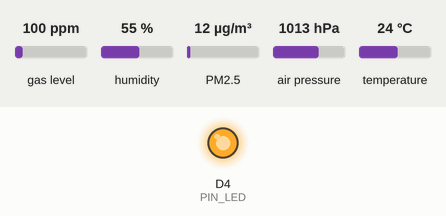
Recording of a sketch running on a simulated ESP8266 (Wemos D1 mini). Shown: output pins drawn as LEDs (lit = HIGH). The inputs (shaded band) are chosen by the test bench; at power-on: gas level 100 ppm, humidity 55 %, PM2.5 12 µg/m³, air pressure 1013 hPa, temperature 24 °C. WiFi joins after 1.5 s; servers stay silent unless stated; uploads are accepted with an empty reply; what the sketch prints to the serial monitor is not drawn.

Above: at 0.3 s.
At 31.8 s:
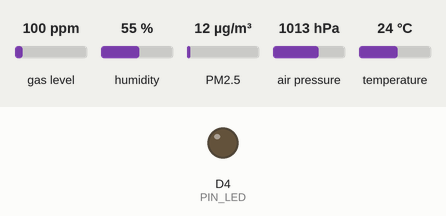
Timing chart, 0 to 42.6 s (numbered marks = the images above):
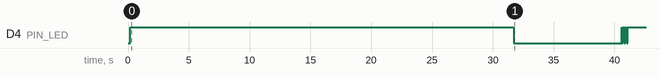

The sketch:

AirQualityWeMosSensors.ino
```cpp
// AirQualityWeMosSensors
// WeMos D1 Mini — PMS5003 + BME680 sensor node
//
// Required libraries (install via Arduino Library Manager):
//   - WiFiManager          by tzapu            >= 2.0
//   - Adafruit BME680      by Adafruit          >= 2.0
//   - Adafruit BusIO       by Adafruit          (dependency)
//   - ArduinoJson          by Benoit Blanchon   >= 7.0
//   - PMS                  by Mariusz Kacki     >= 1.1
//
// Board: LOLIN(WEMOS) D1 R2 & mini  (esp8266 by ESP8266 Community package)

#include <Arduino.h>
#include <ESP8266WiFi.h>
#include <ESP8266HTTPClient.h>
#include <WiFiManager.h>
#include <ArduinoJson.h>

#include "config.h"
#include "LedController.h"
#include "SensorManager.h"

SensorManager sensors;

// ── WiFi reconnection helper ──────────────────────────────────────────────────
static bool ensureWifi() {
    if (WiFi.status() == WL_CONNECTED) return true;

    Serial.println(F("[WiFi] Connection lost — attempting reconnect..."));
    WiFi.reconnect();

    unsigned long start = millis();
    while (WiFi.status() != WL_CONNECTED) {
        if (millis() - start > 15000UL) {
            Serial.println(F("[WiFi] Reconnect timed out."));
            return false;
        }
        delay(500);
        Serial.print(F("."));
    }
    Serial.printf("\n[WiFi] Reconnected — IP: %s\n",
                  WiFi.localIP().toString().c_str());
    return true;
}

// ── HTTP POST ─────────────────────────────────────────────────────────────────
static void postReadings(const PmsData& pms, const BmeData& bme) {
    if (!pms.valid && !bme.valid) {
        Serial.println(F("[HTTP] Both reads invalid — skipping POST."));
        return;
    }

    if (!ensureWifi()) return;

    JsonDocument doc;
    if (pms.valid) {
        doc["pm1_0"] = pms.pm1_0;
        doc["pm2_5"] = pms.pm2_5;
        doc["pm10"]  = pms.pm10;
    }
    if (bme.valid) {
        doc["temperature"] = bme.temperature;
        doc["humidity"]    = bme.humidity;
        doc["pressure"]    = bme.pressure;
        doc["altitude"]    = bme.altitude;
    }

    String payload;
    serializeJson(doc, payload);

    String url = String(F("http://")) + RECEIVER_HOST + F(":") +
                 RECEIVER_PORT + RECEIVER_PATH;

    Serial.println(String(F("[HTTP] POST ")) + url);
    Serial.println(String(F("[HTTP] ")) + payload);

    ledWifiTx();

    WiFiClient client;
    HTTPClient  http;
    http.begin(client, url);
    http.setTimeout(HTTP_TIMEOUT_MS);
    http.addHeader(F("Content-Type"), F("application/json"));

    int code = http.POST(payload);
    http.end();

    if (code == HTTP_CODE_CREATED || code == HTTP_CODE_OK) {
        Serial.printf("[HTTP] Success (%d)\n", code);
    } else {
        Serial.printf("[HTTP] Failed — status %d\n", code);
    }
}

// ─────────────────────────────────────────────────────────────────────────────

void setup() {
    Serial.begin(115200);
    delay(200);
    Serial.println(F("\n[Boot] AirQualityWeMos starting..."));

    ledBegin();

    // WiFiManager: on first boot creates "AirQualityWeMos" AP.
    // Connect phone to that network — captive portal opens automatically.
    // Credentials are saved to flash; subsequent boots connect directly.
    WiFiManager wm;
    wm.setConfigPortalTimeout(180); // reboot after 3 min if unconfigured
    if (!wm.autoConnect("AirQualityWeMos")) {
        Serial.println(F("[WiFi] Portal timed out — rebooting."));
        delay(1000);
        ESP.restart();
    }
    Serial.printf("[WiFi] Connected — IP: %s\n",
                  WiFi.localIP().toString().c_str());

    // PMS5003 needs ~30 s to stabilise after power-on
    Serial.printf("[Setup] PMS5003 warm-up: %d s...\n", PMS_WARMUP_MS / 1000);
    delay(PMS_WARMUP_MS);

    if (!sensors.begin()) {
        Serial.println(F("[Setup] WARNING: no sensors initialised — check wiring."));
        ledSensorError();
    }

    Serial.println(F("[Setup] Ready."));
}

void loop() {
    Serial.println(F("\n[Loop] Reading sensors..."));
    ledReadingStart();

    PmsData pmsData = sensors.readPms();
    BmeData bmeData = sensors.readBme();

    ledOff();

    if (!pmsData.valid && !bmeData.valid) {
        Serial.println(F("[Loop] Both sensor reads failed."));
        ledSensorError();
    } else if (!pmsData.valid || !bmeData.valid) {
        // One sensor failed — blink error but still transmit the good data
        ledSensorError();
    }

    postReadings(pmsData, bmeData);

    Serial.printf("[Loop] Next reading in %lu s.\n", READING_INTERVAL_MS / 1000);
    delay(READING_INTERVAL_MS);
}
```

LedController.h
```cpp
#pragma once
#include <Arduino.h>
#include "config.h"

// Onboard LED on D4 / GPIO2 is active-LOW.
// All functions below handle the inversion so call sites use intuitive names.

inline void ledBegin() {
    pinMode(PIN_LED, OUTPUT);
    digitalWrite(PIN_LED, HIGH); // off at startup
}

// Solid on — sensors are being read
inline void ledReadingStart() {
    digitalWrite(PIN_LED, LOW);
}

// Off — standby between readings
inline void ledOff() {
    digitalWrite(PIN_LED, HIGH);
}

// 3 rapid blinks — WiFi POST in progress
inline void ledWifiTx() {
    for (int i = 0; i < 3; i++) {
        digitalWrite(PIN_LED, LOW);
        delay(100);
        digitalWrite(PIN_LED, HIGH);
        delay(100);
    }
}

// 5 slow blinks — sensor init or read error
inline void ledSensorError() {
    for (int i = 0; i < 5; i++) {
        digitalWrite(PIN_LED, LOW);
        delay(500);
        digitalWrite(PIN_LED, HIGH);
        delay(500);
    }
}
```

SensorManager.cpp
```cpp
#include "SensorManager.h"
#include "config.h"

#include <SoftwareSerial.h>
#include <Wire.h>
#include <Adafruit_BME680.h>
#include <PMS.h>

// File-scope sensor instances
static SoftwareSerial pmsSerial(PIN_PMS_RX, PIN_PMS_TX);
static PMS           pms(pmsSerial);
static PMS::DATA     pmsRaw;
static Adafruit_BME680 bme;

// ─────────────────────────────────────────────────────────────────────────────

bool SensorManager::begin() {
    // ── PMS5003 ──────────────────────────────────────────────────────────────
    pmsSerial.begin(PMS_BAUD);
    pms.passiveMode();      // request readings on demand
    _pmsOk = true;          // confirmed on first successful read
    Serial.println(F("[PMS5003] Serial started (passive mode)."));

    // ── BME680 ───────────────────────────────────────────────────────────────
    Wire.begin(PIN_SDA, PIN_SCL);
    if (!bme.begin(BME680_I2C_ADDR, &Wire)) {
        Serial.println(F("[BME680] Init failed — check wiring and I2C address."));
        _bmeOk = false;
    } else {
        // Settings from AirQualityPiSensors/Sensors.py equivalent
        bme.setTemperatureOversampling(BME680_OS_8X);
        bme.setHumidityOversampling(BME680_OS_2X);
        bme.setPressureOversampling(BME680_OS_4X);
        bme.setIIRFilterSize(BME680_FILTER_SIZE_3);
        bme.setGasHeater(0, 0);               // disable gas — not in schema
        Serial.println(F("[BME680] Initialized."));
        _bmeOk = true;
    }

    return _pmsOk || _bmeOk;
}

// ─────────────────────────────────────────────────────────────────────────────
// Mirrors readPms() in AirQualityPiSensors/Sensors.py:
//   2 attempts; on first timeout, wake + re-enable passive mode then retry.
// ─────────────────────────────────────────────────────────────────────────────
PmsData SensorManager::readPms() {
    PmsData result = {0.0f, 0.0f, 0.0f, false};

    for (int attempt = 0; attempt < PMS_READ_RETRIES; attempt++) {
        pms.requestRead();
        if (pms.readUntil(pmsRaw, PMS_READ_TIMEOUT)) {
            result.pm1_0  = pmsRaw.PM_AE_UG_1_0;
            result.pm2_5  = pmsRaw.PM_AE_UG_2_5;
            result.pm10   = pmsRaw.PM_AE_UG_10_0;
            result.valid  = true;
            _pmsOk        = true;
            Serial.printf("[PMS5003] PM1.0=%.1f  PM2.5=%.1f  PM10=%.1f µg/m³\n",
                          result.pm1_0, result.pm2_5, result.pm10);
            return result;
        }

        Serial.printf("[PMS5003] Read timeout (attempt %d/%d)\n",
                      attempt + 1, PMS_READ_RETRIES);

        // Recovery: mirror Pi's pms5003.setup() reset — wake then re-enter passive
        if (attempt < PMS_READ_RETRIES - 1) {
            pms.wakeUp();
            delay(3000);
            pms.passiveMode();
        }
    }

    _pmsOk = false;
    Serial.println(F("[PMS5003] Read failed after retries."));
    return result;
}

// ─────────────────────────────────────────────────────────────────────────────
// Mirrors readBme() in AirQualityPiSensors/Sensors.py:
//   BME_NUM_READINGS samples, BME_DELAY_MS between each, then average.
// ─────────────────────────────────────────────────────────────────────────────
BmeData SensorManager::readBme() {
    BmeData result = {0.0f, 0.0f, 0.0f, 0.0f, false};

    if (!_bmeOk) {
        return result;
    }

    float tempSum = 0.0f, humSum = 0.0f, presSum = 0.0f, altSum = 0.0f;

    for (int i = 0; i < BME_NUM_READINGS; i++) {
        if (!bme.performReading()) {
            Serial.printf("[BME680] Reading %d/%d failed.\n", i + 1, BME_NUM_READINGS);
            _bmeOk = false;
            return result;
        }
        tempSum += bme.temperature;
        humSum  += bme.humidity;
        presSum += bme.pressure / 100.0f;          // Pa → hPa
        altSum  += bme.readAltitude(SEA_LEVEL_HPA);

        if (i < BME_NUM_READINGS - 1) {
            delay(BME_DELAY_MS);
        }
    }

    result.temperature = tempSum / BME_NUM_READINGS;
    result.humidity    = humSum  / BME_NUM_READINGS;
    result.pressure    = presSum / BME_NUM_READINGS;
    result.altitude    = altSum  / BME_NUM_READINGS;
    result.valid       = true;

    Serial.printf("[BME680] Temp=%.1f°C  Humidity=%.1f%%  Pressure=%.2fhPa  Altitude=%.1fm\n",
                  result.temperature, result.humidity,
                  result.pressure,    result.altitude);
    return result;
}
```

SensorManager.h
```cpp
#pragma once
#include <Arduino.h>

struct PmsData {
    float pm1_0;
    float pm2_5;
    float pm10;
    bool  valid;
};

struct BmeData {
    float temperature;
    float humidity;
    float pressure;   // hPa
    float altitude;   // metres
    bool  valid;
};

class SensorManager {
public:
    // Initialise both sensors. Returns true if at least one is ready.
    bool begin();

    // Read PMS5003 — up to PMS_READ_RETRIES attempts.
    // Mirrors readPms() in AirQualityPiSensors/Sensors.py.
    PmsData readPms();

    // Read BME680 — averages BME_NUM_READINGS samples.
    // Mirrors readBme() in AirQualityPiSensors/Sensors.py.
    BmeData readBme();

    bool pmsOk() const { return _pmsOk; }
    bool bmeOk() const { return _bmeOk; }

private:
    bool _pmsOk = false;
    bool _bmeOk = false;
};
```

config.h
```cpp
#pragma once

// ── Sensor pins ───────────────────────────────────────────────────────────────
// PMS5003: SoftwareSerial
#define PIN_PMS_RX  D5  // GPIO14 — WeMos RX ← PMS5003 TX
#define PIN_PMS_TX  D6  // GPIO12 — WeMos TX → PMS5003 RX

// BME680: I2C (default ESP8266 pins)
#define PIN_SDA     D2  // GPIO4
#define PIN_SCL     D1  // GPIO5

// ── Onboard LED ───────────────────────────────────────────────────────────────
// D4 / GPIO2 — active-LOW (LOW = on, HIGH = off)
#define PIN_LED     D4

// ── BME680 settings ───────────────────────────────────────────────────────────
#define BME680_I2C_ADDR   0x77
#define SEA_LEVEL_HPA     1013.25f  // TODO: update to your local sea-level pressure

// ── PMS5003 settings ──────────────────────────────────────────────────────────
#define PMS_BAUD          9600
#define PMS_WARMUP_MS     30000     // 30 s warm-up on first boot
#define PMS_READ_TIMEOUT  5000      // ms to wait for a passive-mode read
#define PMS_READ_RETRIES  2

// ── BME680 averaging (mirrors AirQualityPiSensors Sensors.py) ─────────────────
#define BME_NUM_READINGS  5
#define BME_DELAY_MS      2000      // delay between each of the 5 readings

// ── Receiver endpoint ─────────────────────────────────────────────────────────
// TODO: set RECEIVER_HOST to your Windows PC's LAN IP address.
// Tip: run `ipconfig` on the PC and look for IPv4 Address under your WiFi adapter.
// For a stable setup, assign a static IP or a DHCP reservation to the PC.
#define RECEIVER_HOST   "192.168.1.42"
#define RECEIVER_PORT   5000
#define RECEIVER_PATH   "/readings"
#define HTTP_TIMEOUT_MS 10000

// ── Polling interval ──────────────────────────────────────────────────────────
#define READING_INTERVAL_MS  60000UL   // 1 minute (matches Pi timer)
```
